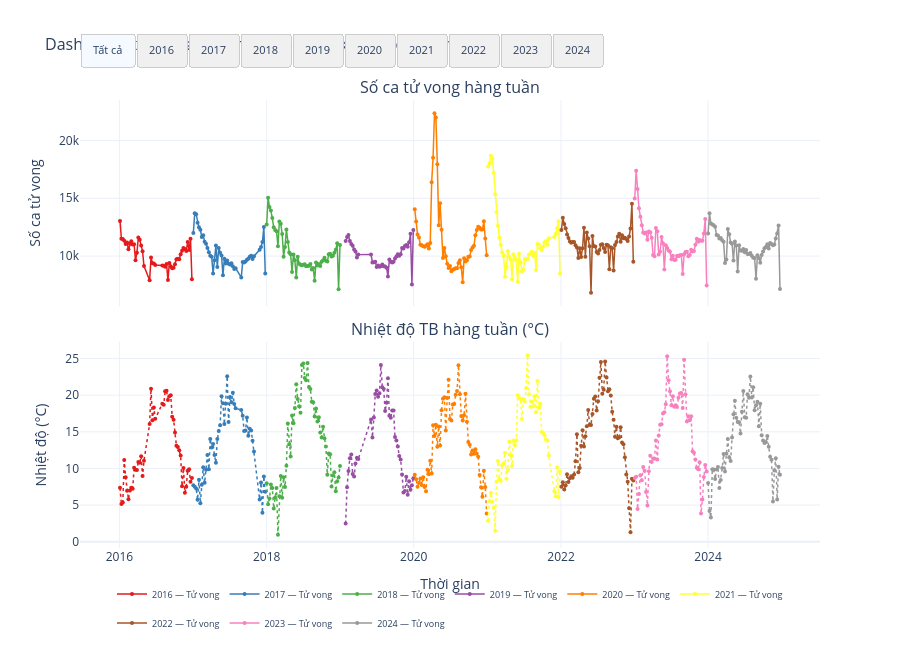

This figure's notebook cell:
### Markdown cell above
## 5.11 Dashboard tương tác — Chọn năm xem chi tiết Thời tiết & Sức khỏe

Sử dụng **Plotly** để tạo dashboard tương tác.

### Code cell
# Dashboard tương tác với Plotly
fig = make_subplots(
    rows=2, cols=1,
    shared_xaxes=True,
    vertical_spacing=0.08,
    subplot_titles=('Số ca tử vong hàng tuần', 'Nhiệt độ TB hàng tuần (°C)')
)

# Thêm trace cho từng năm
years = sorted(df['year'].unique())
colors_plotly = px.colors.qualitative.Set1

for i, year in enumerate(years):
    df_y = df[df['year'] == year]
    color = colors_plotly[i % len(colors_plotly)]
    visible = True  # Tất cả hiện ban đầu

    # Deaths trace
    fig.add_trace(
        go.Scatter(x=df_y['week_start_mon'], y=df_y['deaths_total'],
                   name=f'{year} — Tử vong', mode='lines+markers',
                   line=dict(color=color, width=1.5),
                   marker=dict(size=4), visible=visible,
                   legendgroup=str(year), showlegend=True,
                   hovertemplate=f'Năm {year}<br>Tuần: %{{x|%d/%m/%Y}}<br>Tử vong: %{{y:,.0f}}<extra></extra>'),
        row=1, col=1
    )
    # Temperature trace
    fig.add_trace(
        go.Scatter(x=df_y['week_start_mon'], y=df_y['tasmax_mean_weekly_degC'],
                   name=f'{year} — Nhiệt độ', mode='lines+markers',
                   line=dict(color=color, width=1.5, dash='dot'),
                   marker=dict(size=4), visible=visible,
                   legendgroup=str(year), showlegend=False,
                   hovertemplate=f'Năm {year}<br>Tuần: %{{x|%d/%m/%Y}}<br>Nhiệt độ: %{{y:.1f}}°C<extra></extra>'),
        row=2, col=1
    )

# Tạo buttons để toggle từng năm
buttons = []
n_years = len(years)

# Button "Tất cả"
buttons.append(dict(
    label='Tất cả', method='update',
    args=[{'visible': [True] * (n_years * 2)}]
))

# Button cho từng năm
for i, year in enumerate(years):
    visibility = [False] * (n_years * 2)
    visibility[i * 2] = True      # deaths trace
    visibility[i * 2 + 1] = True  # temp trace
    buttons.append(dict(
        label=str(year), method='update',
        args=[{'visible': visibility}]
    ))

fig.update_layout(
    updatemenus=[dict(
        type='buttons', direction='right',
        x=0.0, xanchor='left', y=1.15, yanchor='top',
        buttons=buttons,
        bgcolor='#f0f0f0', bordercolor='#ccc',
        font=dict(size=11)
    )],
    title=dict(text='Dashboard tương tác — Thời tiết & Sức khỏe theo Năm',
               font=dict(size=16)),
    height=650,
    hovermode='x unified',
    legend=dict(orientation='h', yanchor='bottom', y=-0.2, xanchor='center', x=0.5,
                font=dict(size=9)),
    template='plotly_white'
)

fig.update_yaxes(title_text='Số ca tử vong', row=1, col=1)
fig.update_yaxes(title_text='Nhiệt độ (°C)', row=2, col=1)
fig.update_xaxes(title_text='Thời gian', row=2, col=1)

fig.show()
print('→ Bấm nút năm ở góc trên để lọc. Hover để xem chi tiết từng tuần.')
